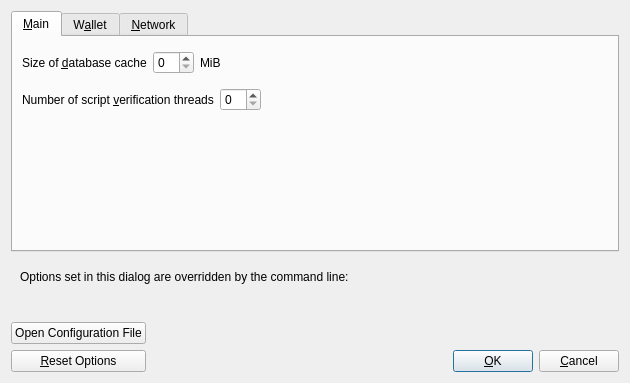
<?xml version="1.0" encoding="UTF-8"?>
<ui version="4.0">
 <class>OptionsDialog</class>
 <widget class="QDialog" name="OptionsDialog">
  <property name="geometry">
   <rect>
    <x>0</x>
    <y>0</y>
    <width>630</width>
    <height>380</height>
   </rect>
  </property>
  <property name="windowTitle">
   <string>Options</string>
  </property>
  <property name="modal">
   <bool>true</bool>
  </property>
  <layout class="QVBoxLayout" name="verticalLayout">
   <item>
    <widget class="QTabWidget" name="tabWidget">
     <property name="currentIndex">
      <number>0</number>
     </property>
     <widget class="QWidget" name="tabMain">
      <attribute name="title">
       <string>&amp;Main</string>
      </attribute>
      <layout class="QVBoxLayout" name="verticalLayout_Main">
       <item>
        <spacer name="horizontalSpacer_0_Main">
         <property name="orientation">
          <enum>Qt::Horizontal</enum>
         </property>
         <property name="sizeHint" stdset="0">
          <size>
           <width>40</width>
           <height>5</height>
          </size>
         </property>
        </spacer>
       </item>
       <item>
        <layout class="QHBoxLayout" name="horizontalLayout_2_Main">
         <item>
          <widget class="QLabel" name="databaseCacheLabel">
           <property name="toolTip">
            <string extracomment="Tooltip text for Options window setting that sets the size of the database cache. Explains the corresponding effects of increasing/decreasing this value.">Maximum database cache size. A larger cache can contribute to faster sync, after which the benefit is less pronounced for most use cases. Lowering the cache size will reduce memory usage. Unused mempool memory is shared for this cache.</string>
           </property>
           <property name="text">
            <string>Size of &amp;database cache</string>
           </property>
           <property name="textFormat">
            <enum>Qt::PlainText</enum>
           </property>
           <property name="buddy">
            <cstring>databaseCache</cstring>
           </property>
          </widget>
         </item>
         <item>
          <widget class="QSpinBox" name="databaseCache"/>
         </item>
         <item>
          <widget class="QLabel" name="databaseCacheUnitLabel">
           <property name="text">
            <string>MiB</string>
           </property>
           <property name="textFormat">
            <enum>Qt::PlainText</enum>
           </property>
          </widget>
         </item>
         <item>
          <spacer name="horizontalSpacer_2_Main">
           <property name="orientation">
            <enum>Qt::Horizontal</enum>
           </property>
           <property name="sizeHint" stdset="0">
            <size>
             <width>40</width>
             <height>20</height>
            </size>
           </property>
          </spacer>
         </item>
        </layout>
       </item>
       <item>
        <layout class="QHBoxLayout" name="horizontalLayout_Main_VerifyLabel">
         <item>
          <widget class="QLabel" name="threadsScriptVerifLabel">
           <property name="toolTip">
            <string extracomment="Tooltip text for Options window setting that sets the number of script verification threads. Explains that negative values mean to leave these many cores free to the system.">Set the number of script verification threads. Negative values correspond to the number of cores you want to leave free to the system.</string>
           </property>
           <property name="text">
            <string>Number of script &amp;verification threads</string>
           </property>
           <property name="textFormat">
            <enum>Qt::PlainText</enum>
           </property>
           <property name="buddy">
            <cstring>threadsScriptVerif</cstring>
           </property>
          </widget>
         </item>
         <item>
          <widget class="QSpinBox" name="threadsScriptVerif">
           <property name="toolTip">
            <string>(0 = auto, &lt;0 = leave that many cores free)</string>
           </property>
          </widget>
         </item>
         <item>
          <spacer name="horizontalSpacer_Main_Threads">
           <property name="orientation">
            <enum>Qt::Horizontal</enum>
           </property>
           <property name="sizeHint" stdset="0">
            <size>
             <width>40</width>
             <height>40</height>
            </size>
           </property>
          </spacer>
         </item>
        </layout>
       </item>
       <item>
        <spacer name="verticalSpacer_Main">
         <property name="orientation">
          <enum>Qt::Vertical</enum>
         </property>
         <property name="sizeHint" stdset="0">
          <size>
           <width>20</width>
           <height>40</height>
          </size>
         </property>
        </spacer>
       </item>
      </layout>
     </widget>
     <widget class="QWidget" name="tabWallet">
      <attribute name="title">
       <string>W&amp;allet</string>
      </attribute>
      <layout class="QVBoxLayout" name="verticalLayout_Wallet">
       <item>
        <widget class="QCheckBox" name="subFeeFromAmount">
         <property name="toolTip">
          <string extracomment="Tooltip text for Options window setting that sets subtracting the fee from a sending amount as default.">Whether to set subtract fee from amount as default or not.</string>
         </property>
         <property name="text">
          <string extracomment="An Options window setting to set subtracting the fee from a sending amount as default.">Subtract &amp;fee from amount by default</string>
         </property>
        </widget>
       </item>
       <item>
        <widget class="QGroupBox" name="groupBox">
         <property name="title">
          <string>Expert</string>
         </property>
         <layout class="QVBoxLayout" name="verticalLayout_2">
          <item>
           <widget class="QCheckBox" name="coinControlFeatures">
            <property name="toolTip">
             <string>Whether to show coin control features or not.</string>
            </property>
            <property name="text">
             <string>Enable coin &amp;control features</string>
            </property>
           </widget>
          </item>
          <item>
           <widget class="QCheckBox" name="spendZeroConfChange">
            <property name="toolTip">
             <string>If you disable the spending of unconfirmed change, the change from a transaction cannot be used until that transaction has at least one confirmation. This also affects how your balance is computed.</string>
            </property>
            <property name="text">
             <string>&amp;Spend unconfirmed change</string>
            </property>
           </widget>
          </item>
          <item>
           <widget class="QCheckBox" name="splitCoins">
            <property name="toolTip">
             <string>Whether to split coins or not during minting.</string>
            </property>
            <property name="text">
             <string>&amp;Split coins when minting</string>
            </property>
           </widget>
          </item>
          <item>
           <widget class="QCheckBox" name="combineCoins">
            <property name="toolTip">
             <string>Whether to combine coins or not during minting.</string>
            </property>
            <property name="text">
             <string>&amp;Combine coins when minting</string>
            </property>
           </widget>
          </item>
          <item>
           <layout class="QHBoxLayout" name="horizontalLayout_minting" stretch="0,0,0,0">
            <item>
             <widget class="QLabel" name="maxMintingUtxosLabel">
              <property name="text">
               <string>&amp;Maximum minting outputs:</string>
              </property>
              <property name="textFormat">
               <enum>Qt::PlainText</enum>
              </property>
              <property name="buddy">
               <cstring>maxMintingUtxos</cstring>
              </property>
             </widget>
            </item>
            <item>
             <widget class="QLineEdit" name="maxMintingUtxos">
              <property name="minimumSize">
               <size>
                <width>55</width>
                <height>0</height>
               </size>
              </property>
              <property name="maximumSize">
               <size>
                <width>55</width>
                <height>16777215</height>
               </size>
              </property>
              <property name="toolTip">
               <string>Maximum number of minting outputs (e.g. 1000)</string>
              </property>
             </widget>
            </item>
           </layout>
          </item>
         </layout>
        </widget>
       </item>
       <item>
        <spacer name="verticalSpacer_Wallet">
         <property name="orientation">
          <enum>Qt::Vertical</enum>
         </property>
         <property name="sizeHint" stdset="0">
          <size>
           <width>20</width>
           <height>40</height>
          </size>
         </property>
        </spacer>
       </item>
      </layout>
     </widget>
     <widget class="QWidget" name="tabNetwork">
      <attribute name="title">
       <string>&amp;Network</string>
      </attribute>
      <layout class="QVBoxLayout" name="verticalLayout_Network">
       <item>
        <widget class="QCheckBox" name="allowIncoming">
         <property name="toolTip">
          <string>Accept connections from outside.</string>
         </property>
         <property name="text">
          <string>Allow incomin&amp;g connections</string>
         </property>
        </widget>
       </item>
       <item>
        <widget class="QCheckBox" name="connectSocks">
         <property name="toolTip">
          <string>Connect to the Peercoin network through a SOCKS5 proxy.</string>
         </property>
         <property name="text">
          <string>&amp;Connect through SOCKS5 proxy (default proxy):</string>
         </property>
        </widget>
       </item>
       <item>
        <layout class="QHBoxLayout" name="horizontalLayout_1_Network">
         <item>
          <widget class="QLabel" name="proxyIpLabel">
           <property name="text">
            <string>Proxy &amp;IP:</string>
           </property>
           <property name="textFormat">
            <enum>Qt::PlainText</enum>
           </property>
           <property name="buddy">
            <cstring>proxyIp</cstring>
           </property>
          </widget>
         </item>
         <item>
          <widget class="QValidatedLineEdit" name="proxyIp">
           <property name="minimumSize">
            <size>
             <width>140</width>
             <height>0</height>
            </size>
           </property>
           <property name="maximumSize">
            <size>
             <width>140</width>
             <height>16777215</height>
            </size>
           </property>
           <property name="toolTip">
            <string>IP address of the proxy (e.g. IPv4: 127.0.0.1 / IPv6: ::1)</string>
           </property>
          </widget>
         </item>
         <item>
          <widget class="QLabel" name="proxyPortLabel">
           <property name="text">
            <string>&amp;Port:</string>
           </property>
           <property name="textFormat">
            <enum>Qt::PlainText</enum>
           </property>
           <property name="buddy">
            <cstring>proxyPort</cstring>
           </property>
          </widget>
         </item>
         <item>
          <widget class="QLineEdit" name="proxyPort">
           <property name="minimumSize">
            <size>
             <width>55</width>
             <height>0</height>
            </size>
           </property>
           <property name="maximumSize">
            <size>
             <width>55</width>
             <height>16777215</height>
            </size>
           </property>
           <property name="toolTip">
            <string>Port of the proxy (e.g. 9050)</string>
           </property>
          </widget>
         </item>
         <item>
          <spacer name="horizontalSpacer_1_Network">
           <property name="orientation">
            <enum>Qt::Horizontal</enum>
           </property>
           <property name="sizeHint" stdset="0">
            <size>
             <width>40</width>
             <height>20</height>
            </size>
           </property>
          </spacer>
         </item>
        </layout>
       </item>
       <item>
        <layout class="QHBoxLayout" name="horizontalLayout_2_Network">
         <item>
          <widget class="QLabel" name="proxyActiveNets">
           <property name="text">
            <string>Used for reaching peers via:</string>
           </property>
           <property name="textFormat">
            <enum>Qt::PlainText</enum>
           </property>
          </widget>
         </item>
         <item>
          <widget class="QCheckBox" name="proxyReachIPv4">
           <property name="enabled">
            <bool>false</bool>
           </property>
           <property name="toolTip">
            <string>Shows if the supplied default SOCKS5 proxy is used to reach peers via this network type.</string>
           </property>
           <property name="text">
            <string/>
           </property>
          </widget>
         </item>
         <item>
          <widget class="QLabel" name="proxyReachIPv4Label">
           <property name="text">
            <string>IPv4</string>
           </property>
           <property name="textFormat">
            <enum>Qt::PlainText</enum>
           </property>
          </widget>
         </item>
         <item>
          <widget class="QCheckBox" name="proxyReachIPv6">
           <property name="enabled">
            <bool>false</bool>
           </property>
           <property name="toolTip">
            <string>Shows if the supplied default SOCKS5 proxy is used to reach peers via this network type.</string>
           </property>
           <property name="text">
            <string/>
           </property>
          </widget>
         </item>
         <item>
          <widget class="QLabel" name="proxyReachIPv6Label">
           <property name="text">
            <string>IPv6</string>
           </property>
           <property name="textFormat">
            <enum>Qt::PlainText</enum>
           </property>
          </widget>
         </item>
         <item>
          <spacer name="horizontalSpacer_2_Network">
           <property name="orientation">
            <enum>Qt::Horizontal</enum>
           </property>
           <property name="sizeHint" stdset="0">
            <size>
             <width>40</width>
             <height>20</height>
            </size>
           </property>
          </spacer>
         </item>
        </layout>
       </item>
       <item>
        <spacer name="verticalSpacer_Network">
         <property name="orientation">
          <enum>Qt::Vertical</enum>
         </property>
         <property name="sizeHint" stdset="0">
          <size>
           <width>20</width>
           <height>40</height>
          </size>
         </property>
        </spacer>
       </item>
      </layout>
     </widget>
    </widget>
   </item>
   <item>
    <widget class="QFrame" name="frame">
     <layout class="QVBoxLayout" name="verticalLayout_Bottom">
      <item>
       <layout class="QHBoxLayout" name="horizontalLayout_Bottom">
        <item>
         <widget class="QLabel" name="overriddenByCommandLineInfoLabel">
          <property name="text">
           <string>Options set in this dialog are overridden by the command line:</string>
          </property>
          <property name="textFormat">
           <enum>Qt::PlainText</enum>
          </property>
         </widget>
        </item>
        <item>
         <spacer name="horizontalSpacer_Bottom">
          <property name="orientation">
           <enum>Qt::Horizontal</enum>
          </property>
          <property name="sizeHint" stdset="0">
           <size>
            <width>40</width>
            <height>20</height>
           </size>
          </property>
         </spacer>
        </item>
       </layout>
      </item>
      <item>
       <widget class="QLabel" name="overriddenByCommandLineLabel">
        <property name="text">
         <string/>
        </property>
        <property name="textFormat">
         <enum>Qt::PlainText</enum>
        </property>
        <property name="wordWrap">
         <bool>true</bool>
        </property>
       </widget>
      </item>
     </layout>
    </widget>
   </item>
   <item>
    <layout class="QHBoxLayout" name="horizontalLayout_Buttons">
     <item>
      <layout class="QVBoxLayout" name="verticalLayout_Buttons">
       <item>
        <widget class="QPushButton" name="openBitcoinConfButton">
         <property name="toolTip">
          <string>Open the %1 configuration file from the working directory.</string>
         </property>
         <property name="text">
          <string>Open Configuration File</string>
         </property>
         <property name="autoDefault">
          <bool>false</bool>
         </property>
        </widget>
       </item>
       <item>
        <widget class="QPushButton" name="resetButton">
         <property name="toolTip">
          <string>Reset all client options to default.</string>
         </property>
         <property name="text">
          <string>&amp;Reset Options</string>
         </property>
         <property name="autoDefault">
          <bool>false</bool>
         </property>
        </widget>
       </item>
      </layout>
     </item>
     <item>
      <spacer name="horizontalSpacer_1">
       <property name="orientation">
        <enum>Qt::Horizontal</enum>
       </property>
       <property name="sizeHint" stdset="0">
        <size>
         <width>40</width>
         <height>48</height>
        </size>
       </property>
      </spacer>
     </item>
     <item>
      <widget class="QLabel" name="statusLabel">
       <property name="minimumSize">
        <size>
         <width>200</width>
         <height>0</height>
        </size>
       </property>
       <property name="font">
        <font>
         <weight>75</weight>
         <bold>true</bold>
        </font>
       </property>
       <property name="text">
        <string/>
       </property>
       <property name="textFormat">
        <enum>Qt::PlainText</enum>
       </property>
       <property name="wordWrap">
        <bool>true</bool>
       </property>
      </widget>
     </item>
     <item>
      <spacer name="horizontalSpacer_2">
       <property name="orientation">
        <enum>Qt::Horizontal</enum>
       </property>
       <property name="sizeHint" stdset="0">
        <size>
         <width>40</width>
         <height>48</height>
        </size>
       </property>
      </spacer>
     </item>
     <item>
      <layout class="QVBoxLayout" name="verticalLayout_4">
       <item>
        <spacer name="verticalSpacer">
         <property name="orientation">
          <enum>Qt::Vertical</enum>
         </property>
         <property name="sizeHint" stdset="0">
          <size>
           <width>20</width>
           <height>40</height>
          </size>
         </property>
        </spacer>
       </item>
       <item>
        <layout class="QHBoxLayout" name="horizontalLayout">
         <item>
          <widget class="QPushButton" name="okButton">
           <property name="text">
            <string>&amp;OK</string>
           </property>
           <property name="autoDefault">
            <bool>false</bool>
           </property>
           <property name="default">
            <bool>true</bool>
           </property>
          </widget>
         </item>
         <item>
          <widget class="QPushButton" name="cancelButton">
           <property name="text">
            <string>&amp;Cancel</string>
           </property>
           <property name="autoDefault">
            <bool>false</bool>
           </property>
          </widget>
         </item>
        </layout>
       </item>
      </layout>
     </item>
    </layout>
   </item>
  </layout>
 </widget>
 <customwidgets>
  <customwidget>
   <class>QValidatedLineEdit</class>
   <extends>QLineEdit</extends>
   <header>qt/qvalidatedlineedit.h</header>
  </customwidget>
 </customwidgets>
 <resources/>
 <connections/>
</ui>
